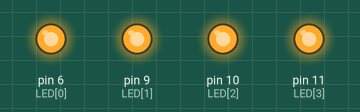
Bench run of a sketch on a simulated Arduino Uno, built with avr-gcc and run on an emulated ATmega328P. On the bench: output pins drawn as LEDs (lit = HIGH).

Above: at 0.2 s.
At 2.2 s:
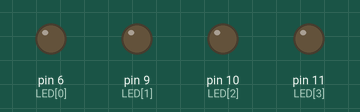
Timing chart, 0 to 3.0 s (numbered marks = the images above):
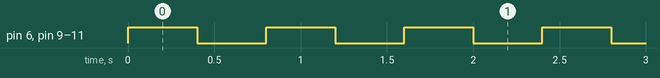

The sketch:

led_button_array.ino
```cpp
//int LED1 = 6,LED2 = 9,LED3 = 10,LED4 = 11 ;
int LED[4]= {6,9,10,11};
// method prototype
void pattern3() ;

void setup() {
  for( int cnt=0 ; cnt<4; cnt++){
    pinMode (LED[cnt], OUTPUT);
  }
//  pinMode (LED1, OUTPUT);pinMode (LED2, OUTPUT);
//  pinMode (LED3, OUTPUT);pinMode (LED4, OUTPUT);
}
int flag =1, count =0;
void loop() {
   if (flag==1){ pat1();count++ ; }
   if (count>5) flag=0;
}
void pat1(){
    for (int cnt=0; cnt<4; cnt++){
      digitalWrite(LED[cnt], HIGH);
    }
    delay(400);
    for (int cnt=0; cnt<4; cnt++){
      digitalWrite(LED[cnt], LOW);
    }
    delay(400);
}


////  for (int cnt=0; cnt<5; cnt++){
////      // pattern 1 all ON -> all OFF
////    digitalWrite(LED1, HIGH);digitalWrite(LED2, HIGH);
////    digitalWrite(LED3, HIGH);digitalWrite(LED4, HIGH);
////    delay(1000);
////    digitalWrite(LED1, LOW);digitalWrite(LED2, LOW);
////    digitalWrite(LED3, LOW);digitalWrite(LED4, LOW);
////    delay(1000);
////  }
////
////   for (int cnt=0; cnt<5; cnt++){
////  // pattern 2 alternate ON/OFF
////      digitalWrite(LED1, HIGH);digitalWrite(LED2, LOW);
////      digitalWrite(LED3, HIGH);digitalWrite(LED4, LOW);
////      delay(1000);
////      digitalWrite(LED1, LOW);digitalWrite(LED2, HIGH);
////      digitalWrite(LED3, LOW);digitalWrite(LED4, HIGH);
////      delay(1000);
////   }
//   for (int cnt=0; cnt<5; cnt++){
//      pattern3b();
//   }
//}
//void pattern3(){
//  // pattern 3 LED ON in a running sequence
//      digitalWrite(LED1, LOW);digitalWrite(LED2, LOW);
//      digitalWrite(LED3, LOW);digitalWrite(LED4, LOW);
//      delay(1000);
//     digitalWrite(LED1, HIGH);digitalWrite(LED2, LOW);
//      digitalWrite(LED3, LOW);digitalWrite(LED4, LOW);
//      delay(1000);
//      digitalWrite(LED1, LOW);digitalWrite(LED2, HIGH);
//      digitalWrite(LED3, LOW);digitalWrite(LED4, LOW);
//      delay(1000);
//      digitalWrite(LED1, LOW);digitalWrite(LED2, LOW);
//      digitalWrite(LED3, HIGH);digitalWrite(LED4, LOW);
//      delay(1000);
//      digitalWrite(LED1, LOW);digitalWrite(LED2, LOW);
//      digitalWrite(LED3, LOW);digitalWrite(LED4, HIGH);
//      delay(1000);
//}
//void pattern3a(){
//  // pattern 3 LED ON in a running sequence
//      digitalWrite(LED1, LOW);digitalWrite(LED2, LOW);
//      digitalWrite(LED3, LOW);digitalWrite(LED4, LOW);
//      delay(400);
//     digitalWrite(LED1, HIGH);
////     digitalWrite(LED2, LOW);
////      digitalWrite(LED3, LOW);digitalWrite(LED4, LOW);
//      delay(400);
//      digitalWrite(LED1, LOW);digitalWrite(LED2, HIGH);
////      digitalWrite(LED3, LOW);digitalWrite(LED4, LOW);
//      delay(400);
////      digitalWrite(LED1, LOW);
//      digitalWrite(LED2, LOW);
//      digitalWrite(LED3, HIGH);
////      digitalWrite(LED4, LOW);
//      delay(400);
////      digitalWrite(LED1, LOW);digitalWrite(LED2, LOW);
//      digitalWrite(LED3, LOW);digitalWrite(LED4, HIGH);
//      delay(400);
//}
//void pattern3b(){
//  // pattern 3 LED ON in a running sequence
//      digitalWrite(LED1, LOW);digitalWrite(LED2, LOW);
//      digitalWrite(LED3, LOW);digitalWrite(LED4, LOW);
//      delay(400);
//      digitalWrite(LED1, HIGH);
//      delay(400);
//      digitalWrite(LED1, LOW);digitalWrite(LED2, HIGH);
//      delay(400);
//      digitalWrite(LED2, LOW);digitalWrite(LED3, HIGH);
//      delay(400);
//      digitalWrite(LED3, LOW);digitalWrite(LED4, HIGH);
//      delay(400);
//}
```

Measured:
- by itself, pin 6 (LED[0]), pin 9 (LED[1]), pin 10 (LED[2]), pin 11 (LED[3]): alternates HIGH for 0.40 s and LOW for 0.40 s, 12 changes in all, then stays LOW
